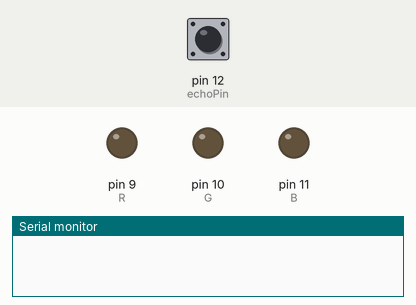
Simulated run of this sketch. Board: Arduino Uno, built with avr-gcc and run on an emulated ATmega328P. Parts: output pins drawn as LEDs (lit = HIGH), the last lines printed to the serial monitor. The test bench sets the inputs (shaded band); at power-on: pin 12 (echoPin) LOW. Pins used as bus, display or sensor lines are not drawn.

Above: at 0.1 s.
At 1.2 s:
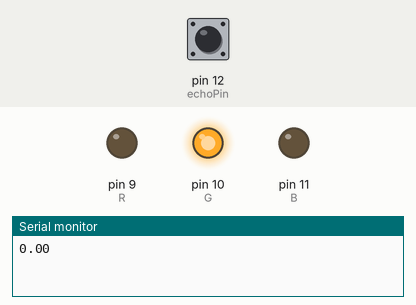
1.3 s: pin 12 (echoPin) pulsed HIGH 5 times (0.12 s each, 0.3 s apart)
At 3.4 s:
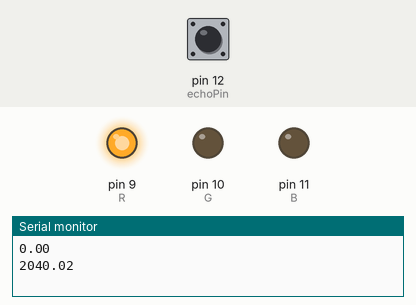
Timing chart, 0 to 5.8 s (numbered marks = the images above; inputs shaded):
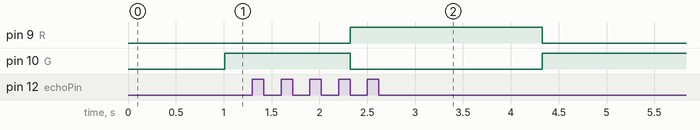

Measured:
- after the input at 1.3 s, pin 9 (R): LOW → HIGH after 1.0 s, → LOW 2.0 s later; pin 10 (G): HIGH → LOW after 1.0 s, → HIGH 2.0 s later

The sketch:

distance_LCD.ino
```cpp
int echoPin = 12;
int trigPin = 13;
int  R = 9;
int  G = 10;
int  B = 11;

void setup() {
  Serial.begin(9600);
  pinMode(trigPin, OUTPUT);
  pinMode(echoPin, INPUT);

  pinMode(R, OUTPUT);
  pinMode(G, OUTPUT);
  pinMode(B, OUTPUT);
}

void loop() {
  float duration, distance;
  digitalWrite(trigPin, HIGH);
  delay(10);
  digitalWrite(trigPin, LOW);

  duration = pulseIn(echoPin, HIGH);
  distance = ((float)(340 * duration) / 10000) / 2;

  if (distance > 50){
    analogWrite(R, 255);
    analogWrite(G, 0);
    analogWrite(B, 0);
  }
  else
  {
    analogWrite(R, 0);
    analogWrite(G, 255);
    analogWrite(B, 0);
  }
  Serial.println(distance);
  delay(1000);
}
```
